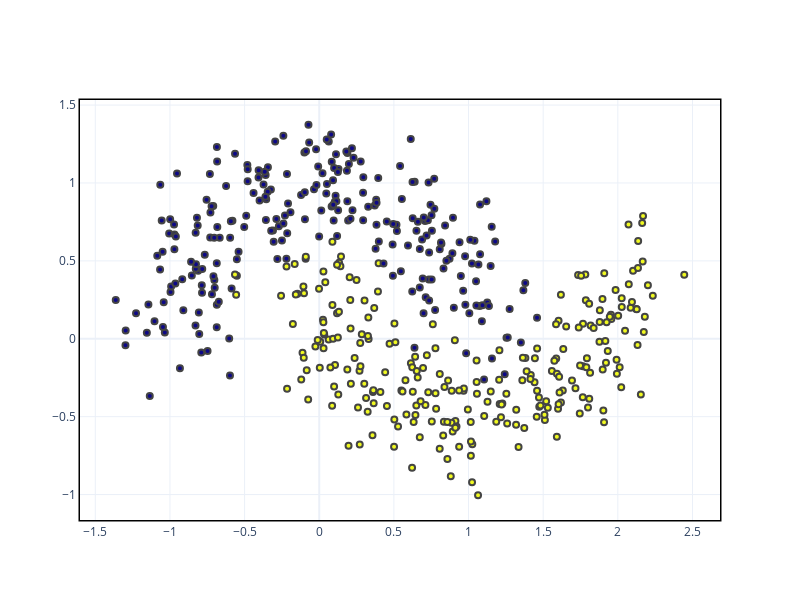

The cell this chart's notebook holds for it:
### Code cell
def vis_scatter(X, color):
    # Visualize the data
    fig = go.Figure(data=go.Scatter(x=X[:, 0], 
                                    y=X[:, 1], 
                                    mode='markers', 
                                    marker=dict(color=color), 
                                    marker_line_width=2))
    fig.update_layout(template=template)
    fig.update_xaxes(showline=True, linewidth=1.5, linecolor='Black', mirror=True)
    fig.update_yaxes(showline=True, linewidth=1.5, linecolor='Black', mirror=True)
    fig.update_layout(width=800, height=600)
    fig.show()

# Visaulize train data
vis_scatter(train_X, train_y)

### Figure 1 — Plotly figure (JSON) as saved in the notebook; plotly's stock layout.template omitted (floating-point values rounded to 4 significant figures; data arrays with more than 128 entries replaced by an {"elided": "..."} marker saying what was removed)
{"data": [{"marker": {"color": {"elided": "500 int values"}, "line": {"width": 2}}, "mode": "markers", "type": "scatter", "x": {"elided": "500 float values"}, "y": {"elided": "500 float values"}}], "layout": {"height": 600, "width": 800, "xaxis": {"linecolor": "Black", "linewidth": 1.5, "mirror": true, "showline": true}, "yaxis": {"linecolor": "Black", "linewidth": 1.5, "mirror": true, "showline": true}}}
